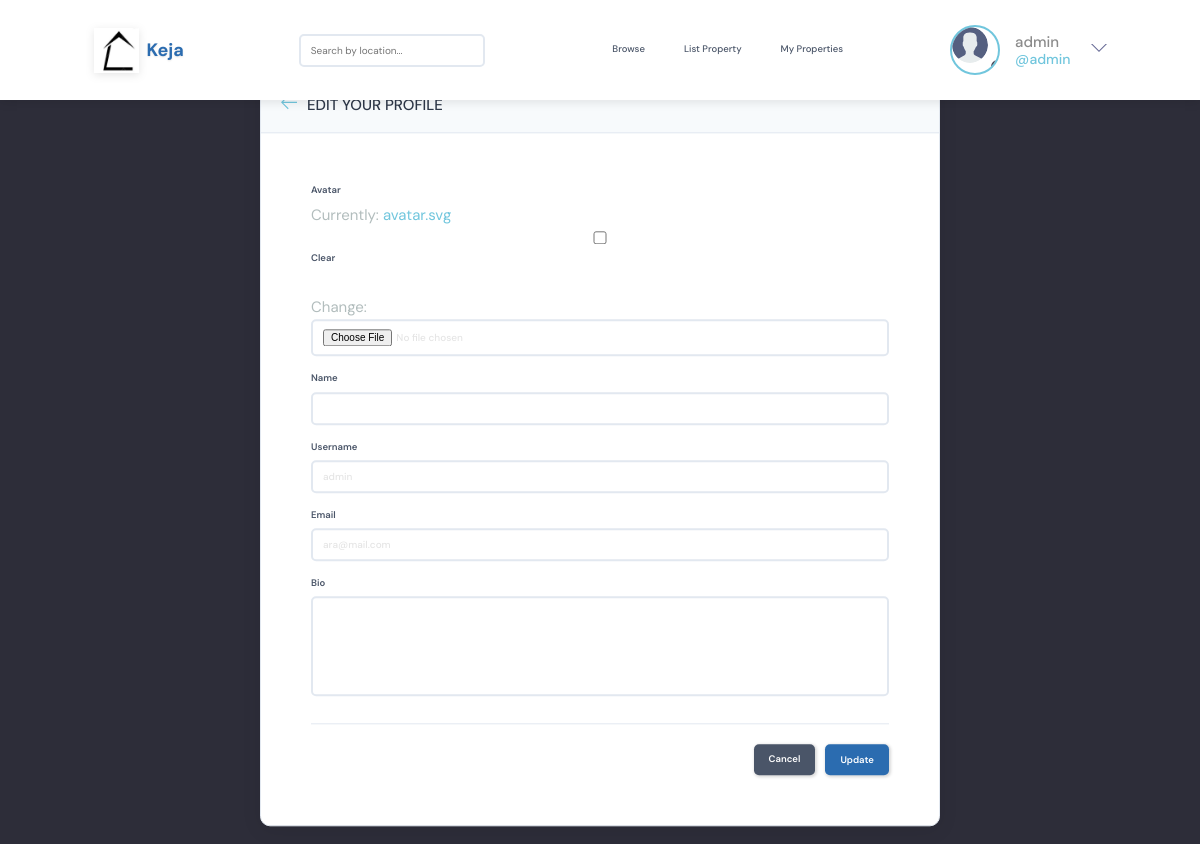
The app's page /update-user/ (signed in) with its own data.
### base/models.py (models this page shows)
class User(AbstractUser):
    name = models.CharField(max_length=200, null=True, blank=True)
    email = models.EmailField(unique=True, null=False, blank=False)
    bio = models.TextField(null=True, blank=True)
    avatar = models.ImageField(null=True, blank=True, default="avatar.svg")
    USERNAME_FIELD = 'email'
    REQUIRED_FIELDS = ['username']

### base/views.py (the view)
# urls.py: path('update-user/', views.updateUser, name="update-user"),
@login_required(login_url='login')
def updateUser(request):
    user = request.user
    form = UserForm(instance=user)
    if request.method == 'POST':
        form = UserForm(request.POST, request.FILES, instance=user)
        if form.is_valid():
            form.save()
            return redirect('user-profile', pk=user.id)
    return render(request, 'base/update-user.html', {'form': form})

### base/forms.py
class UserForm(ModelForm):
    class Meta:
        model = User
        fields = ['avatar', 'name', 'username', 'email', 'bio']

### base/templates/base/update-user.html (shortened to what this page needs)
{% extends 'main.html' %}
{% block content %}
<main class="update-account layout">
  <div class="container">
    <div class="layout__box">
      <div class="layout__boxHeader">
        <div class="layout__boxTitle">
          <a href="{% url 'home' %}">
            <svg version="1.1" xmlns="http://www.w3.org/2000/svg" width="32" height="32" viewBox="0 0 32 32">
              <title>arrow-left</title>
              <path
                d="M13.723 2.286l-13.723 13.714 13.719 13.714 1.616-1.611-10.96-10.96h27.625v-2.286h-27.625l10.965-10.965-1.616-1.607z">
              </path>
            </svg>
          </a>
          <h3>Edit your profile</h3>
        </div>
      </div>
      <div class="layout__body">
        <form class="form" action="" method="POST" enctype="multipart/form-data">
          {% for field in form %}
          <div class="form__group">
            <label for="profile_pic">{{field.label}}</label>
            {{field}}
          </div>
          {% endfor %}
          <div class="form__action">
            <a class="btn btn--dark" href="index.html">Cancel</a>
            <button class="btn btn--main" type="submit">Update</button>
          </div>
        </form>
      </div>
    </div>
  </div>
</main>
{% endblock content %}

### templates/navbar.html (shortened to what this page needs)
{% load static %}
<header class="header">
    <div class="container">
        <a href="{% url 'home' %}" class="header__logo">
            <img src="{% static 'images/logo.png' %}" alt="Keja Logo"
                 onerror="console.log('Logo failed to load:', this.src); this.style.display='none'; this.nextElementSibling.style.display='block';" />
            <h1>Keja</h1>
        </a>
        <form class="header__search" method="GET" action="{% url 'home' %}">
            <input name="location" placeholder="Search by location..." value="{{ request.GET.location }}" />
        </form>
        {% if request.user.is_authenticated %}
        <div class="header__nav">
            <a href="{% url 'home' %}"
                class="nav-link {% if request.resolver_match.url_name == 'home' %}active{% endif %}">Browse</a>
            <a href="{% url 'add_property' %}"
                class="nav-link {% if request.resolver_match.url_name == 'add_property' %}active{% endif %}">List
                Property</a>
            <a href="{% url 'my_properties' %}"
                class="nav-link {% if request.resolver_match.url_name == 'my_properties' %}active{% endif %}">My
                Properties</a>
        </div>
        {% endif %}
        <nav class="header__menu">
            {% if request.user.is_authenticated %}
            <div class="header__user">
                <a href="{% url 'update-user' %}">
                    <div class="avatar avatar--medium active">
                        <img src="{{request.user.avatar.url}}" />
                    </div>
                    <p>{{request.user.username}} <span>@{{request.user.username}}</span></p>
                </a>
                <button class="dropdown-button">
                    <svg version="1.1" xmlns="http://www.w3.org/2000/svg" width="32" height="32" viewBox="0 0 32 32">
                        <title>chevron-down</title>
                        <path d="M16 21l-13-13h-3l16 16 16-16h-3l-13 13z"></path>
                    </svg>
                </button>
            </div>
            {% else %}
            <a href="{% url 'login' %}">
                <img src="{% static 'images/avatar.svg' %}" />
                <p>Login</p>
            </a>
            {% endif %}
        </nav>
    </div>
</header>

### static/styles/style.css (style rules this page uses)
:root { --color-main: #71c6dd; --color-main-light: #e1f6fb; --color-dark: #3f4156; --color-dark-medium: #51546e; --color-dark-light: #696d97; --color-light: #e5e5e5; --color-gray: #8b8b8b; --color-light-gray: #b2bdbd; --color-bg: #2d2d39; --color-success: #5dd693; --color-error: #fc4b0b; }
* { font-family: "DM Sans", -apple-system, BlinkMacSystemFont, "Segoe UI", Roboto, Oxygen, Ubuntu, Cantarell, "Open Sans", "Helvetica Neue", sans-serif; margin: 0; padding: 0; box-sizing: border-box; text-rendering: optimizeLegibility; font-size: inherit; }
html { font-size: 56.25%; }
@media only screen and (min-width: 1200px) { html { font-size: 62.5%; } }
body { line-height: 1.6; font-weight: 400; font-size: 1.5rem; color: var(--color-light-gray); background-color: var(--color-bg); min-height: 100vh; }
img { width: 100%; }
a { display: inline-block; color: var(--color-main); text-decoration: none; }
.container { max-width: 120rem; width: 90%; margin: auto; }
.btn { background-color: transparent; border: none; display: inline-flex; align-items: center; gap: 1rem; cursor: pointer; transition: all ease-in-out 0.3s; padding: 1rem 2rem; border-radius: 5px; box-shadow: 1px 1px 3px 1px rgba(0, 0, 0, 0.15); font-weight: 500; }
.btn--main { background-color: var(--color-main); color: var(--color-dark); }
.btn--dark { background-color: var(--color-dark-light); color: var(--color-light); }
.avatar { position: relative; display: inline-block; border-radius: 50%; border: 2px solid var(--color-main); }
.avatar img { display: block; border-radius: 50%; object-fit: cover; object-position: center; }
.avatar::after { content: ""; display: block; position: absolute; background-color: var(--color-gray); z-index: 111; border-radius: 50%; border: 0.3rem solid var(--color-dark); }
.avatar.active::after { background-color: var(--color-success); }
.avatar.avatar--medium img { width: 3.6rem; height: 3.6rem; border-radius: 50%; }
.avatar.avatar--medium:after { width: 0.7rem; height: 0.7rem; bottom: 0px; right: -6px; }
.header { padding: 1.5rem; background-color: var(--color-dark); }
.header > .container { display: flex; gap: 9.5rem; }
.header__logo, .header__user { display: flex; gap: 2rem; align-items: center; }
.header__logo > img { height: 3.2rem; width: 3.2rem; }
.header__logo > h1 { font-weight: 700; font-size: 2rem; color: var(--color-light); }
.header__search input { width: 30rem; background: transparent; border: none; outline: none; color: var(--color-light); }
.header__menu { margin-left: auto; position: relative; }
.header__menu a { display: flex; gap: 1.5rem; align-items: center; font-weight: 500; text-decoration: none; color: var(--color-gray); }
.header__menu img { height: 3.6rem; }
.header__menu p { line-height: 1.2; }
.header__menu span { color: var(--color-main); font-weight: 500; font-size: 1.4rem; display: block; }
.header__menu svg { width: 1.6rem; height: 1.6rem; fill: var(--color-dark-light); }
.dropdown-button { background: transparent; border: 0; outline: 0; cursor: pointer; }
.layout { margin-top: 2.4rem; }
.layout > .container { display: flex; justify-content: space-between; align-items: flex-start; }
.layout__box { width: 90%; max-width: 48rem; min-height: 40rem; position: absolute; top: 50%; left: 50%; transform: translate(-50%, -46%); background-color: var(--color-dark); border-radius: 1rem; box-shadow: 1px 1px 6px 3px rgba(0, 0, 0, 0.1); overflow: hidden; }
.layout__boxHeader { display: flex; padding: 1.5rem; background-color: var(--color-dark-light); }
.layout__boxTitle { display: flex; gap: 1.5rem; align-items: center; }
.layout__boxTitle h3 { text-transform: uppercase; font-weight: 500; color: var(--color-light); }
.layout__boxTitle svg { width: 1.6rem; height: 1.6rem; fill: var(--color-main); }
.layout__body { margin: 3rem; }
.form__group { margin-bottom: 2rem; width: 100%; }
.form__group label { display: block; font-size: 1.5rem; margin-bottom: 1rem; }
.form__group input, .form__group textarea, .form__group select { background: transparent; border: 1px solid var(--color-dark-light); padding: 1rem; border-radius: 3px; width: 100%; color: var(--color-light); font-weight: 500; outline: none; }
.form__group textarea { background: transparent; height: 10rem; resize: none; }
.form__action { display: flex; justify-content: flex-end; gap: 3rem; }
.update-account.layout .layout__box { max-width: 68rem; }

### records on screen
User: user.avatar (placeholder picture), user.username "admin", form "admin" "ara@mail.com"

### other values on screen
{{ field.label }} "Avatar" "Name" "Username" "Email" "Bio"
